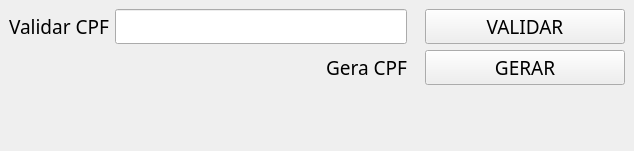
<?xml version="1.0" encoding="UTF-8"?>
<ui version="4.0">
 <class>MainWindow</class>
 <widget class="QMainWindow" name="MainWindow">
  <property name="geometry">
   <rect>
    <x>0</x>
    <y>0</y>
    <width>634</width>
    <height>151</height>
   </rect>
  </property>
  <property name="font">
   <font>
    <family>UbuntuMono Nerd Font Mono</family>
   </font>
  </property>
  <property name="windowTitle">
   <string>Valida ou gera CPF</string>
  </property>
  <widget class="QWidget" name="centralwidget">
   <layout class="QGridLayout" name="gridLayout">
    <item row="0" column="4">
     <widget class="QPushButton" name="btnValidaCPF">
      <property name="minimumSize">
       <size>
        <width>200</width>
        <height>0</height>
       </size>
      </property>
      <property name="sizeIncrement">
       <size>
        <width>0</width>
        <height>0</height>
       </size>
      </property>
      <property name="font">
       <font>
        <pointsize>14</pointsize>
       </font>
      </property>
      <property name="text">
       <string>VALIDAR</string>
      </property>
     </widget>
    </item>
    <item row="0" column="0">
     <widget class="QLabel" name="label_2">
      <property name="font">
       <font>
        <pointsize>14</pointsize>
       </font>
      </property>
      <property name="text">
       <string>Validar CPF</string>
      </property>
     </widget>
    </item>
    <item row="2" column="4">
     <widget class="QPushButton" name="btnGeraCPF">
      <property name="font">
       <font>
        <pointsize>14</pointsize>
       </font>
      </property>
      <property name="text">
       <string>GERAR</string>
      </property>
     </widget>
    </item>
    <item row="2" column="1">
     <widget class="QLabel" name="label">
      <property name="font">
       <font>
        <family>UbuntuMono Nerd Font Mono</family>
        <pointsize>14</pointsize>
       </font>
      </property>
      <property name="layoutDirection">
       <enum>Qt::LeftToRight</enum>
      </property>
      <property name="text">
       <string>Gera CPF</string>
      </property>
      <property name="alignment">
       <set>Qt::AlignRight|Qt::AlignTrailing|Qt::AlignVCenter</set>
      </property>
     </widget>
    </item>
    <item row="0" column="1">
     <widget class="QLineEdit" name="inputValidaCPF">
      <property name="font">
       <font>
        <pointsize>14</pointsize>
       </font>
      </property>
     </widget>
    </item>
    <item row="3" column="0" colspan="5">
     <widget class="QLabel" name="labelRetorno">
      <property name="font">
       <font>
        <pointsize>25</pointsize>
       </font>
      </property>
      <property name="styleSheet">
       <string notr="true">color: green;</string>
      </property>
      <property name="text">
       <string/>
      </property>
      <property name="alignment">
       <set>Qt::AlignCenter</set>
      </property>
     </widget>
    </item>
   </layout>
  </widget>
 </widget>
 <resources/>
 <connections/>
</ui>
